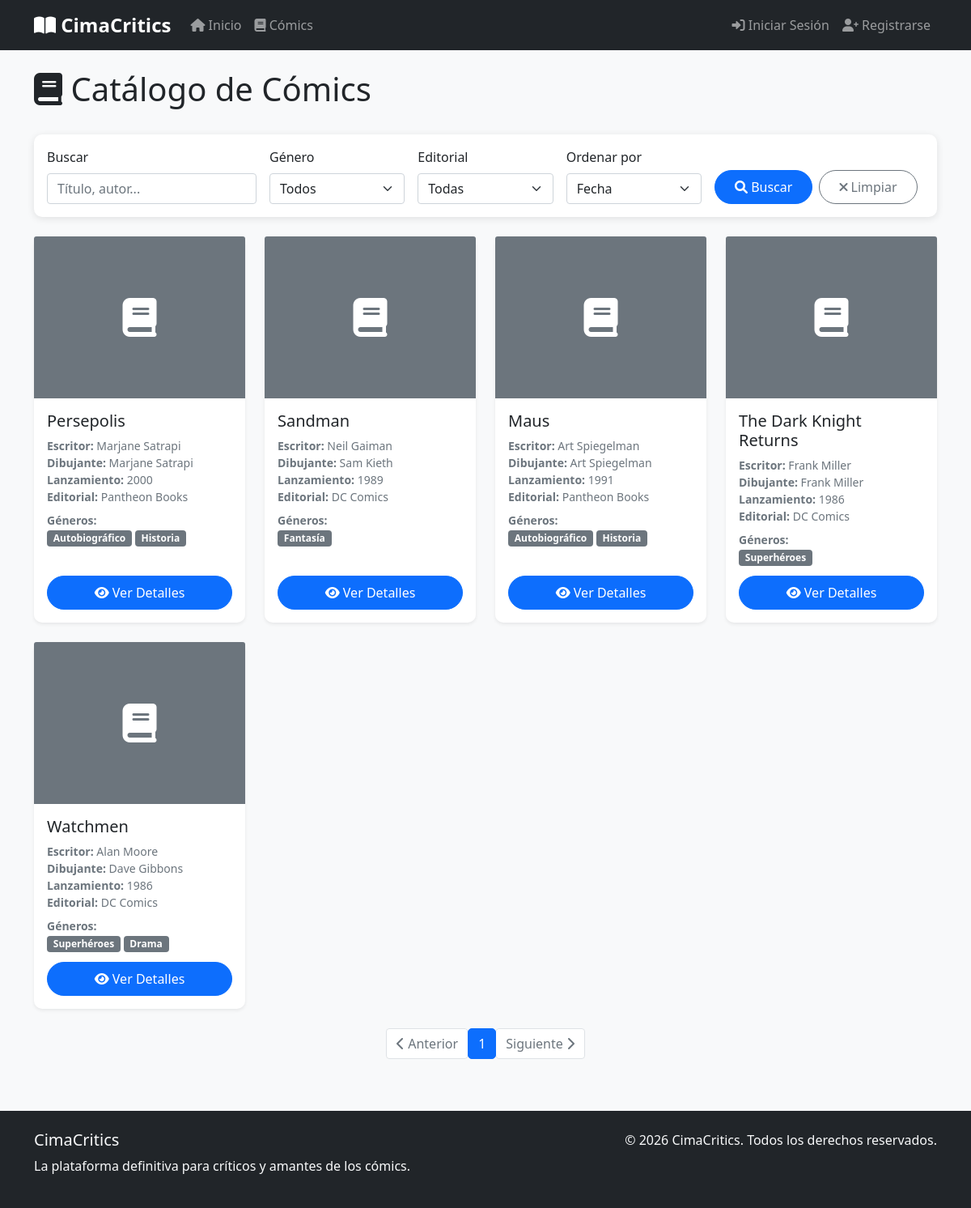
Page /comics on the committed database.
### models/__init__.py (models this page shows, shortened)
class Comic(db.Model):
    __tablename__ = 'comic'
    id = db.Column(db.Integer, primary_key=True)
    titulo = db.Column(db.String(128), nullable=False)
    escritor = db.Column(db.String(64), nullable=False)
    dibujante = db.Column(db.String(64), nullable=False)
    lanzamiento = db.Column(db.String(32))
    editorial = db.Column(db.String(64))
    descripcion = db.Column(db.Text)
    imagen_url = db.Column(db.String(256))
    fecha_creacion = db.Column(db.DateTime, default=datetime.utcnow)
    promedio_calificacion = db.Column(db.Float, default=0.0)
    reviews = db.relationship('Review', backref='comic', lazy='dynamic')
    generos = db.relationship('Genero', secondary=comic_genero, lazy='subquery',
        backref=db.backref('comics', lazy=True))

class Genero(db.Model):
    __tablename__ = 'genero'
    id = db.Column(db.Integer, primary_key=True)
    nombre = db.Column(db.String(32), unique=True, nullable=False)

### routes/main.py (the view)
@app.route('/comics')
def comics():
    page = request.args.get('page', 1, type=int)
    per_page = 12
    comics_query = Comic.query.order_by(Comic.fecha_creacion.desc())
    comics_paginated = comics_query.paginate(page=page, per_page=per_page, error_out=False)
    return render_template('comics.html', title='Cómics',
                         comics=comics_paginated.items,
                         pagination=comics_paginated)

### templates/comics.html (shortened to what this page needs)
{% extends "base.html" %}
{% block content %}
<div class="row">
    <div class="col-12">
        <div class="d-flex justify-content-between align-items-center mb-4">
            <h1>
                <i class="fas fa-book"></i> Catálogo de Cómics
            </h1>
        </div>
    </div>
</div>
<div class="row mb-4">
    <div class="col-12">
        <div class="card">
            <div class="card-body">
                <form class="row g-3">
                    <div class="col-md-3">
                        <label class="form-label">Buscar</label>
                        <input type="text" class="form-control" placeholder="Título, autor...">
                    </div>
                    <div class="col-md-2">
                        <label class="form-label">Género</label>
                        <select class="form-select">
                            <option value="">Todos</option>
                        </select>
                    </div>
                    <div class="col-md-2">
                        <label class="form-label">Editorial</label>
                        <select class="form-select">
                            <option value="">Todas</option>
                        </select>
                    </div>
                    <div class="col-md-2">
                        <label class="form-label">Ordenar por</label>
                        <select class="form-select">
                            <option>Fecha</option>
                        </select>
                    </div>
                    <div class="col-md-3 d-flex align-items-end">
                        <button type="submit" class="btn btn-primary me-2">
                            <i class="fas fa-search"></i> Buscar
                        </button>
                        <button type="button" class="btn btn-outline-secondary">
                            <i class="fas fa-times"></i> Limpiar
                        </button>
                    </div>
                </form>
            </div>
        </div>
    </div>
</div>
<div class="row">
    {% for comic in comics %}
    <div class="col-sm-6 col-md-4 col-lg-3 mb-4">
        <div class="card h-100 shadow-sm">
            {% if comic.imagen_url %}
            <img src="{{ comic.imagen_url }}" class="card-img-top" alt="{{ comic.titulo }}" style="height: 200px; object-fit: cover;">
            {% else %}
            <div class="card-img-top bg-secondary d-flex align-items-center justify-content-center" style="height: 200px;">
                <i class="fas fa-book fa-3x text-white"></i>
            </div>
            {% endif %}
            <div class="card-body d-flex flex-column">
                <h5 class="card-title">{{ comic.titulo }}</h5>
                <p class="card-text text-muted mb-2 small">
                    <strong>Escritor:</strong> {{ comic.escritor }}<br>
                    <strong>Dibujante:</strong> {{ comic.dibujante }}<br>
                    <strong>Lanzamiento:</strong> {{ comic.lanzamiento }}<br>
                    <strong>Editorial:</strong> {{ comic.editorial }}<br>
                    <span class="mt-2 d-inline-block">
                        <strong>Géneros:</strong><br>
                        {% for genero in comic.generos %}
                            <span class="badge bg-secondary mb-1">{{ genero.nombre }}</span>
                        {% endfor %}
                    </span>
                </p>
                <a href="{{ url_for('comic_detail', comic_id=comic.id) }}" class="btn btn-primary mt-auto">
                    <i class="fas fa-eye"></i> Ver Detalles
                </a>
            </div>
        </div>
    </div>
    {% endfor %}
</div>
{% if pagination %}
<div class="row">
    <div class="col-12">
        <nav aria-label="Paginación de cómics">
            <ul class="pagination justify-content-center">
                {% if pagination.has_prev %}
                <li class="page-item">
                    <a class="page-link" href="{{ url_for('comics', page=pagination.prev_num) }}">
                        <i class="fas fa-chevron-left"></i> Anterior
                    </a>
                </li>
                {% else %}
                <li class="page-item disabled">
                    <span class="page-link">
                        <i class="fas fa-chevron-left"></i> Anterior
                    </span>
                </li>
                {% endif %}
                {% for page_num in pagination.iter_pages() %}
                    {% if page_num %}
                        {% if page_num == pagination.page %}
                        <li class="page-item active">
                            <span class="page-link">{{ page_num }}</span>
                        </li>
                        {% else %}
                        <li class="page-item">
                            <a class="page-link" href="{{ url_for('comics', page=page_num) }}">{{ page_num }}</a>
                        </li>
                        {% endif %}
                    {% else %}
                        <li class="page-item disabled">
                            <span class="page-link">...</span>
                        </li>
                    {% endif %}
                {% endfor %}
                {% if pagination.has_next %}
                <li class="page-item">
                    <a class="page-link" href="{{ url_for('comics', page=pagination.next_num) }}">
                        Siguiente <i class="fas fa-chevron-right"></i>
                    </a>
                </li>
                {% else %}
                <li class="page-item disabled">
                    <span class="page-link">
                        Siguiente <i class="fas fa-chevron-right"></i>
                    </span>
                </li>
                {% endif %}
            </ul>
        </nav>
    </div>
</div>
{% endif %}
{% endblock %}

### static/css/style.css (style rules this page uses)
body { font-family: 'Segoe UI', Tahoma, Geneva, Verdana, sans-serif; background-color: #f8f9fa; }
.card { border: none; border-radius: 10px; box-shadow: 0 2px 10px rgba(0,0,0,0.1); transition: transform 0.2s, box-shadow 0.2s; }
.btn { border-radius: 25px; padding: 0.5rem 1.5rem; font-weight: 500; transition: all 0.2s; }
.badge { font-size: 0.75rem; }
.page-link { border-radius: 5px; }

### rows in the picture
Comic: titulo "Persepolis", escritor "Marjane Satrapi", dibujante "Marjane Satrapi", lanzamiento "2000", editorial "Pantheon Books"
Genero: nombre "Autobiográfico"
Genero: nombre "Historia"
Comic: titulo "Sandman", escritor "Neil Gaiman", dibujante "Sam Kieth", lanzamiento "1989", editorial "DC Comics"
Genero: nombre "Fantasía"
Comic: titulo "Maus", escritor "Art Spiegelman", dibujante "Art Spiegelman", lanzamiento "1991", editorial "Pantheon Books"
Comic: titulo "The Dark Knight Returns", escritor "Frank Miller", dibujante "Frank Miller", lanzamiento "1986", editorial "DC Comics"
Genero: nombre "Superhéroes"
Comic: titulo "Watchmen", escritor "Alan Moore", dibujante "Dave Gibbons", lanzamiento "1986", editorial "DC Comics"
Genero: nombre "Drama"

### other values in the picture
{{ page_num }} "1"
